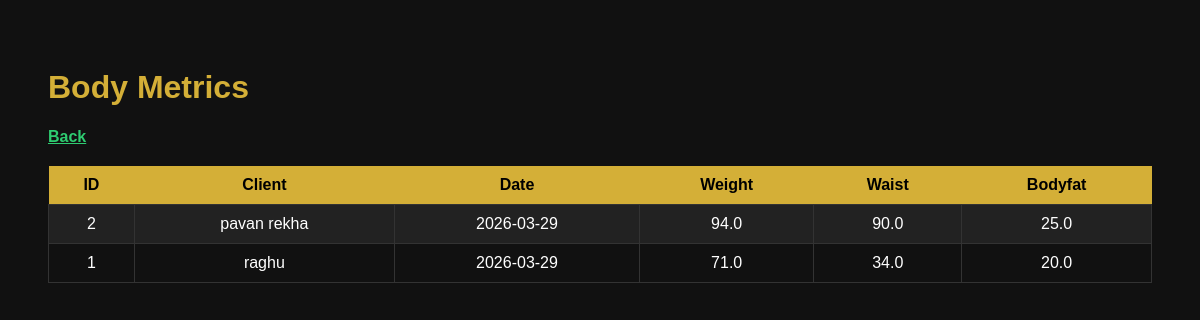
The app's page /metrics (signed in) with its own data.
### tables this page shows
CREATE TABLE metrics(
        id INTEGER PRIMARY KEY AUTOINCREMENT,
        client_name TEXT,
        date TEXT,
        weight REAL,
        waist REAL,
        bodyfat REAL
    );

### routes/analytic_routes.py (the view)
@analytic_bp.route("/metrics")
def metrics():
    if "user" not in session:
        return redirect("/login")
    conn = get_connection()
    cur = conn.cursor()
    cur.execute("SELECT * FROM metrics ORDER BY id DESC")
    data = cur.fetchall()
    conn.close()
    return render_template("metrics.html", metrics=data)

### models/db.py (called while the page is built)
def get_connection():
    return sqlite3.connect(DB_NAME)

### templates/metrics.html (shortened to what this page needs)
<!DOCTYPE html>
<html>
<head>
<link rel="stylesheet" href="/static/styles.css">
</head>
<body>
<h1>Body Metrics</h1>
<a href="/dashboard">Back</a>
<table>
<tr>
<th>ID</th>
<th>Client</th>
<th>Date</th>
<th>Weight</th>
<th>Waist</th>
<th>Bodyfat</th>
</tr>
{% for m in metrics %}
<tr>
<td>{{m[0]}}</td>
<td>{{m[1]}}</td>
<td>{{m[2]}}</td>
<td>{{m[3]}}</td>
<td>{{m[4]}}</td>
<td>{{m[5]}}</td>
</tr>
{% endfor %}
</table>
</body>
</html>

### static/styles.css (style rules this page uses)
body { font-family: Arial; background:#111; color:white; padding:40px; }
h1 { color:#d4af37; }
table { width:100%; border-collapse: collapse; margin-top:20px; }
th { background:#d4af37; color:black; padding:10px; }
td { border:1px solid #333; padding:10px; text-align:center; }
tr:nth-child(even) { background:#222; }
a { color:#2ecc71; font-weight:bold; }

### records on screen
metrics: id "2", client_name "pavan rekha", date "2026-03-29", weight "94.0", waist "90.0", bodyfat "25.0"
metrics: id "1", client_name "raghu", date "2026-03-29", weight "71.0", waist "34.0", bodyfat "20.0"
